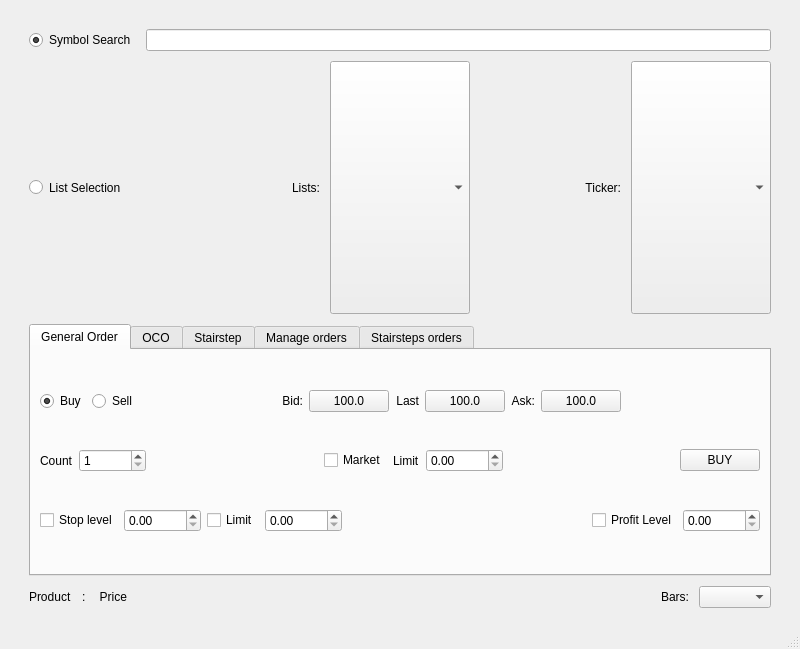
<?xml version="1.0" encoding="UTF-8"?>
<ui version="4.0">
 <class>MainWindow</class>
 <widget class="QMainWindow" name="MainWindow">
  <property name="geometry">
   <rect>
    <x>0</x>
    <y>0</y>
    <width>800</width>
    <height>649</height>
   </rect>
  </property>
  <property name="sizePolicy">
   <sizepolicy hsizetype="Expanding" vsizetype="Expanding">
    <horstretch>0</horstretch>
    <verstretch>0</verstretch>
   </sizepolicy>
  </property>
  <property name="minimumSize">
   <size>
    <width>800</width>
    <height>600</height>
   </size>
  </property>
  <property name="windowTitle">
   <string>Trade Maker</string>
  </property>
  <widget class="QWidget" name="centralwidget">
   <property name="sizePolicy">
    <sizepolicy hsizetype="Expanding" vsizetype="Expanding">
     <horstretch>0</horstretch>
     <verstretch>0</verstretch>
    </sizepolicy>
   </property>
   <property name="minimumSize">
    <size>
     <width>800</width>
     <height>600</height>
    </size>
   </property>
   <layout class="QGridLayout" name="gridLayout_2">
    <item row="0" column="1">
     <layout class="QVBoxLayout" name="vertical_stack" stretch="0,0,0,0">
      <property name="spacing">
       <number>10</number>
      </property>
      <property name="sizeConstraint">
       <enum>QLayout::SetDefaultConstraint</enum>
      </property>
      <property name="leftMargin">
       <number>20</number>
      </property>
      <property name="topMargin">
       <number>20</number>
      </property>
      <property name="rightMargin">
       <number>20</number>
      </property>
      <property name="bottomMargin">
       <number>10</number>
      </property>
      <item>
       <layout class="QHBoxLayout" name="symbol_layout">
        <item>
         <widget class="QRadioButton" name="symbol_radio">
          <property name="text">
           <string>Symbol Search</string>
          </property>
          <property name="checked">
           <bool>true</bool>
          </property>
          <attribute name="buttonGroup">
           <string notr="true">input_selection_group</string>
          </attribute>
         </widget>
        </item>
        <item>
         <widget class="QuickLineEdit" name="search_field"/>
        </item>
       </layout>
      </item>
      <item>
       <layout class="QHBoxLayout" name="list_layout">
        <property name="sizeConstraint">
         <enum>QLayout::SetDefaultConstraint</enum>
        </property>
        <item>
         <widget class="QRadioButton" name="list_radio">
          <property name="sizePolicy">
           <sizepolicy hsizetype="Minimum" vsizetype="Expanding">
            <horstretch>0</horstretch>
            <verstretch>0</verstretch>
           </sizepolicy>
          </property>
          <property name="text">
           <string>List Selection</string>
          </property>
          <property name="checked">
           <bool>false</bool>
          </property>
          <attribute name="buttonGroup">
           <string notr="true">input_selection_group</string>
          </attribute>
         </widget>
        </item>
        <item>
         <widget class="QLabel" name="label_4">
          <property name="sizePolicy">
           <sizepolicy hsizetype="Preferred" vsizetype="Expanding">
            <horstretch>0</horstretch>
            <verstretch>0</verstretch>
           </sizepolicy>
          </property>
          <property name="text">
           <string>Lists:</string>
          </property>
          <property name="alignment">
           <set>Qt::AlignRight|Qt::AlignTrailing|Qt::AlignVCenter</set>
          </property>
         </widget>
        </item>
        <item>
         <widget class="QComboBox" name="list_selector">
          <property name="sizePolicy">
           <sizepolicy hsizetype="Preferred" vsizetype="Expanding">
            <horstretch>0</horstretch>
            <verstretch>0</verstretch>
           </sizepolicy>
          </property>
         </widget>
        </item>
        <item>
         <widget class="QLabel" name="label">
          <property name="sizePolicy">
           <sizepolicy hsizetype="Preferred" vsizetype="Expanding">
            <horstretch>0</horstretch>
            <verstretch>0</verstretch>
           </sizepolicy>
          </property>
          <property name="text">
           <string>Ticker:</string>
          </property>
          <property name="alignment">
           <set>Qt::AlignRight|Qt::AlignTrailing|Qt::AlignVCenter</set>
          </property>
         </widget>
        </item>
        <item>
         <widget class="QComboBox" name="ticker_selection">
          <property name="sizePolicy">
           <sizepolicy hsizetype="Preferred" vsizetype="Expanding">
            <horstretch>0</horstretch>
            <verstretch>0</verstretch>
           </sizepolicy>
          </property>
         </widget>
        </item>
       </layout>
      </item>
      <item>
       <widget class="QTabWidget" name="tab_widget">
        <property name="currentIndex">
         <number>0</number>
        </property>
        <widget class="QWidget" name="tab_2">
         <attribute name="title">
          <string>General Order</string>
         </attribute>
         <layout class="QGridLayout" name="gridLayout_4">
          <item row="0" column="0">
           <layout class="QHBoxLayout" name="horizontalLayout_6">
            <item>
             <widget class="QRadioButton" name="buy_radio">
              <property name="text">
               <string>Buy</string>
              </property>
              <property name="checked">
               <bool>true</bool>
              </property>
              <attribute name="buttonGroup">
               <string notr="true">buy_sell_group</string>
              </attribute>
             </widget>
            </item>
            <item>
             <widget class="QRadioButton" name="sell_radio">
              <property name="text">
               <string>Sell</string>
              </property>
              <property name="checked">
               <bool>false</bool>
              </property>
              <attribute name="buttonGroup">
               <string notr="true">buy_sell_group</string>
              </attribute>
             </widget>
            </item>
            <item>
             <spacer name="horizontalSpacer_10">
              <property name="orientation">
               <enum>Qt::Horizontal</enum>
              </property>
              <property name="sizeHint" stdset="0">
               <size>
                <width>40</width>
                <height>20</height>
               </size>
              </property>
             </spacer>
            </item>
            <item>
             <widget class="QLabel" name="label_12">
              <property name="text">
               <string>Bid:</string>
              </property>
              <property name="alignment">
               <set>Qt::AlignRight|Qt::AlignTrailing|Qt::AlignVCenter</set>
              </property>
             </widget>
            </item>
            <item>
             <widget class="QPushButton" name="bid_price_button">
              <property name="sizePolicy">
               <sizepolicy hsizetype="Fixed" vsizetype="Fixed">
                <horstretch>0</horstretch>
                <verstretch>0</verstretch>
               </sizepolicy>
              </property>
              <property name="minimumSize">
               <size>
                <width>80</width>
                <height>0</height>
               </size>
              </property>
              <property name="maximumSize">
               <size>
                <width>80</width>
                <height>16777215</height>
               </size>
              </property>
              <property name="baseSize">
               <size>
                <width>80</width>
                <height>0</height>
               </size>
              </property>
              <property name="text">
               <string>100.0</string>
              </property>
             </widget>
            </item>
            <item>
             <widget class="QLabel" name="label_13">
              <property name="text">
               <string>Last</string>
              </property>
              <property name="alignment">
               <set>Qt::AlignRight|Qt::AlignTrailing|Qt::AlignVCenter</set>
              </property>
             </widget>
            </item>
            <item>
             <widget class="QPushButton" name="last_price_button">
              <property name="sizePolicy">
               <sizepolicy hsizetype="Fixed" vsizetype="Fixed">
                <horstretch>0</horstretch>
                <verstretch>0</verstretch>
               </sizepolicy>
              </property>
              <property name="minimumSize">
               <size>
                <width>80</width>
                <height>0</height>
               </size>
              </property>
              <property name="maximumSize">
               <size>
                <width>80</width>
                <height>16777215</height>
               </size>
              </property>
              <property name="baseSize">
               <size>
                <width>80</width>
                <height>0</height>
               </size>
              </property>
              <property name="text">
               <string>100.0</string>
              </property>
             </widget>
            </item>
            <item>
             <widget class="QLabel" name="label_14">
              <property name="text">
               <string>Ask:</string>
              </property>
              <property name="alignment">
               <set>Qt::AlignRight|Qt::AlignTrailing|Qt::AlignVCenter</set>
              </property>
             </widget>
            </item>
            <item>
             <widget class="QPushButton" name="ask_price_button">
              <property name="sizePolicy">
               <sizepolicy hsizetype="Fixed" vsizetype="Fixed">
                <horstretch>0</horstretch>
                <verstretch>0</verstretch>
               </sizepolicy>
              </property>
              <property name="minimumSize">
               <size>
                <width>80</width>
                <height>0</height>
               </size>
              </property>
              <property name="maximumSize">
               <size>
                <width>80</width>
                <height>16777215</height>
               </size>
              </property>
              <property name="baseSize">
               <size>
                <width>80</width>
                <height>0</height>
               </size>
              </property>
              <property name="text">
               <string>100.0</string>
              </property>
             </widget>
            </item>
            <item>
             <spacer name="horizontalSpacer_11">
              <property name="orientation">
               <enum>Qt::Horizontal</enum>
              </property>
              <property name="sizeHint" stdset="0">
               <size>
                <width>40</width>
                <height>20</height>
               </size>
              </property>
             </spacer>
            </item>
           </layout>
          </item>
          <item row="1" column="0">
           <layout class="QHBoxLayout" name="horizontalLayout_7">
            <item>
             <widget class="QLabel" name="label_15">
              <property name="text">
               <string>Count</string>
              </property>
             </widget>
            </item>
            <item>
             <widget class="QSpinBox" name="count_field">
              <property name="minimum">
               <number>1</number>
              </property>
              <property name="maximum">
               <number>9999999</number>
              </property>
              <property name="value">
               <number>1</number>
              </property>
             </widget>
            </item>
            <item>
             <spacer name="horizontalSpacer_7">
              <property name="orientation">
               <enum>Qt::Horizontal</enum>
              </property>
              <property name="sizeHint" stdset="0">
               <size>
                <width>40</width>
                <height>20</height>
               </size>
              </property>
             </spacer>
            </item>
            <item>
             <widget class="QCheckBox" name="market_order_box">
              <property name="layoutDirection">
               <enum>Qt::LeftToRight</enum>
              </property>
              <property name="text">
               <string>Market</string>
              </property>
             </widget>
            </item>
            <item>
             <widget class="QLabel" name="label_16">
              <property name="text">
               <string>Limit</string>
              </property>
             </widget>
            </item>
            <item>
             <widget class="QDoubleSpinBox" name="limit_field">
              <property name="maximum">
               <double>99999.000000000000000</double>
              </property>
              <property name="singleStep">
               <double>1.000000000000000</double>
              </property>
              <property name="value">
               <double>0.000000000000000</double>
              </property>
             </widget>
            </item>
            <item>
             <spacer name="horizontalSpacer_12">
              <property name="orientation">
               <enum>Qt::Horizontal</enum>
              </property>
              <property name="sizeHint" stdset="0">
               <size>
                <width>40</width>
                <height>20</height>
               </size>
              </property>
             </spacer>
            </item>
            <item>
             <widget class="QPushButton" name="submit_button">
              <property name="styleSheet">
               <string notr="true"/>
              </property>
              <property name="text">
               <string>BUY</string>
              </property>
             </widget>
            </item>
           </layout>
          </item>
          <item row="2" column="0">
           <layout class="QHBoxLayout" name="bottom_layout_2">
            <item>
             <widget class="QCheckBox" name="stop_loss_check">
              <property name="text">
               <string>Stop level</string>
              </property>
              <property name="checked">
               <bool>false</bool>
              </property>
             </widget>
            </item>
            <item>
             <widget class="QDoubleSpinBox" name="stop_trigger_field">
              <property name="maximum">
               <double>99999.000000000000000</double>
              </property>
              <property name="singleStep">
               <double>1.000000000000000</double>
              </property>
             </widget>
            </item>
            <item>
             <widget class="QCheckBox" name="stop_limit_check">
              <property name="text">
               <string>Limit</string>
              </property>
              <property name="checked">
               <bool>false</bool>
              </property>
             </widget>
            </item>
            <item>
             <widget class="QDoubleSpinBox" name="stop_limit_field">
              <property name="maximum">
               <double>99999.000000000000000</double>
              </property>
              <property name="singleStep">
               <double>1.000000000000000</double>
              </property>
             </widget>
            </item>
            <item>
             <spacer name="horizontalSpacer_13">
              <property name="orientation">
               <enum>Qt::Horizontal</enum>
              </property>
              <property name="sizeHint" stdset="0">
               <size>
                <width>40</width>
                <height>20</height>
               </size>
              </property>
             </spacer>
            </item>
            <item>
             <widget class="QCheckBox" name="profit_take_check">
              <property name="text">
               <string>Profit Level</string>
              </property>
              <property name="checked">
               <bool>false</bool>
              </property>
             </widget>
            </item>
            <item>
             <widget class="QDoubleSpinBox" name="profit_limit_field">
              <property name="maximum">
               <double>99999.000000000000000</double>
              </property>
              <property name="singleStep">
               <double>1.000000000000000</double>
              </property>
             </widget>
            </item>
           </layout>
          </item>
         </layout>
        </widget>
        <widget class="QWidget" name="tab_3">
         <attribute name="title">
          <string>OCO</string>
         </attribute>
         <layout class="QGridLayout" name="gridLayout_3">
          <item row="0" column="0">
           <layout class="QHBoxLayout" name="horizontalLayout_5">
            <item>
             <widget class="QRadioButton" name="combo_buy_radio">
              <property name="text">
               <string>Buy</string>
              </property>
              <property name="checked">
               <bool>true</bool>
              </property>
              <attribute name="buttonGroup">
               <string notr="true">combo_buy_sell_group</string>
              </attribute>
             </widget>
            </item>
            <item>
             <widget class="QRadioButton" name="combo_sell_radio">
              <property name="text">
               <string>Sell</string>
              </property>
              <property name="checked">
               <bool>false</bool>
              </property>
              <attribute name="buttonGroup">
               <string notr="true">combo_buy_sell_group</string>
              </attribute>
             </widget>
            </item>
            <item>
             <spacer name="horizontalSpacer_2">
              <property name="orientation">
               <enum>Qt::Horizontal</enum>
              </property>
              <property name="sizeHint" stdset="0">
               <size>
                <width>40</width>
                <height>20</height>
               </size>
              </property>
             </spacer>
            </item>
           </layout>
          </item>
          <item row="1" column="0">
           <layout class="QHBoxLayout" name="bottom_layout">
            <item>
             <widget class="QLabel" name="label_10">
              <property name="text">
               <string>Limit level</string>
              </property>
             </widget>
            </item>
            <item>
             <widget class="QDoubleSpinBox" name="combo_limit_field">
              <property name="maximum">
               <double>99999.000000000000000</double>
              </property>
              <property name="singleStep">
               <double>0.010000000000000</double>
              </property>
             </widget>
            </item>
            <item>
             <spacer name="horizontalSpacer">
              <property name="orientation">
               <enum>Qt::Horizontal</enum>
              </property>
              <property name="sizeHint" stdset="0">
               <size>
                <width>40</width>
                <height>20</height>
               </size>
              </property>
             </spacer>
            </item>
            <item>
             <widget class="QLabel" name="label_9">
              <property name="text">
               <string>Stop level</string>
              </property>
             </widget>
            </item>
            <item>
             <widget class="QDoubleSpinBox" name="combo_sl_trigger_field">
              <property name="maximum">
               <double>99999.000000000000000</double>
              </property>
              <property name="singleStep">
               <double>0.010000000000000</double>
              </property>
             </widget>
            </item>
            <item>
             <widget class="QCheckBox" name="combo_sl_check">
              <property name="text">
               <string>Stop Limit</string>
              </property>
              <property name="checked">
               <bool>true</bool>
              </property>
             </widget>
            </item>
            <item>
             <widget class="QDoubleSpinBox" name="combo_stop_limit_field">
              <property name="maximum">
               <double>99999.000000000000000</double>
              </property>
              <property name="singleStep">
               <double>0.010000000000000</double>
              </property>
             </widget>
            </item>
            <item>
             <spacer name="horizontalSpacer_6">
              <property name="orientation">
               <enum>Qt::Horizontal</enum>
              </property>
              <property name="sizeHint" stdset="0">
               <size>
                <width>40</width>
                <height>20</height>
               </size>
              </property>
             </spacer>
            </item>
            <item>
             <widget class="QPushButton" name="oco_button">
              <property name="text">
               <string>Place</string>
              </property>
             </widget>
            </item>
           </layout>
          </item>
         </layout>
        </widget>
        <widget class="QWidget" name="stair_step_tab">
         <attribute name="title">
          <string>Stairstep</string>
         </attribute>
         <layout class="QGridLayout" name="gridLayout">
          <item row="0" column="0">
           <layout class="QHBoxLayout" name="horizontalLayout_2">
            <item>
             <layout class="QVBoxLayout" name="verticalLayout">
              <item>
               <widget class="QRadioButton" name="step_buy_radio">
                <property name="text">
                 <string>Buy break up</string>
                </property>
                <property name="checked">
                 <bool>true</bool>
                </property>
                <attribute name="buttonGroup">
                 <string notr="true">step_buy_sell_group</string>
                </attribute>
               </widget>
              </item>
              <item>
               <widget class="QRadioButton" name="step_sell_radio">
                <property name="text">
                 <string>Sell break down</string>
                </property>
                <attribute name="buttonGroup">
                 <string notr="true">step_buy_sell_group</string>
                </attribute>
               </widget>
              </item>
             </layout>
            </item>
            <item>
             <widget class="QLabel" name="label_5">
              <property name="text">
               <string>of the</string>
              </property>
             </widget>
            </item>
            <item>
             <widget class="QLabel" name="step_bar_label">
              <property name="text">
               <string>xx bars</string>
              </property>
             </widget>
            </item>
            <item>
             <spacer name="horizontalSpacer_5">
              <property name="orientation">
               <enum>Qt::Horizontal</enum>
              </property>
              <property name="sizeHint" stdset="0">
               <size>
                <width>40</width>
                <height>20</height>
               </size>
              </property>
             </spacer>
            </item>
            <item>
             <layout class="QGridLayout" name="gridLayout_5">
              <item row="1" column="3">
               <widget class="QDoubleSpinBox" name="step_stop_trigger_offset_box">
                <property name="minimum">
                 <double>-99.989999999999995</double>
                </property>
                <property name="singleStep">
                 <double>0.010000000000000</double>
                </property>
                <property name="value">
                 <double>0.000000000000000</double>
                </property>
               </widget>
              </item>
              <item row="0" column="5">
               <widget class="QDoubleSpinBox" name="step_entry_limit_offset_box">
                <property name="minimum">
                 <double>-99.989999999999995</double>
                </property>
                <property name="singleStep">
                 <double>0.010000000000000</double>
                </property>
                <property name="value">
                 <double>0.000000000000000</double>
                </property>
               </widget>
              </item>
              <item row="0" column="3">
               <widget class="QDoubleSpinBox" name="step_entry_trigger_offset_box">
                <property name="minimum">
                 <double>-99.989999999999995</double>
                </property>
                <property name="singleStep">
                 <double>0.010000000000000</double>
                </property>
               </widget>
              </item>
              <item row="1" column="2">
               <widget class="QLabel" name="step_stop_trigger_label">
                <property name="text">
                 <string>trigger offset</string>
                </property>
               </widget>
              </item>
              <item row="0" column="4">
               <widget class="QLabel" name="label_18">
                <property name="text">
                 <string>limit offset</string>
                </property>
               </widget>
              </item>
              <item row="1" column="1">
               <widget class="QLabel" name="label_6">
                <property name="font">
                 <font>
                  <bold>true</bold>
                 </font>
                </property>
                <property name="text">
                 <string>Stop:</string>
                </property>
               </widget>
              </item>
              <item row="1" column="5">
               <widget class="QDoubleSpinBox" name="step_stop_limit_offset_box">
                <property name="minimum">
                 <double>-99.989999999999995</double>
                </property>
                <property name="singleStep">
                 <double>0.010000000000000</double>
                </property>
                <property name="value">
                 <double>0.000000000000000</double>
                </property>
               </widget>
              </item>
              <item row="0" column="2">
               <widget class="QLabel" name="label_7">
                <property name="text">
                 <string>trigger offset</string>
                </property>
               </widget>
              </item>
              <item row="1" column="4">
               <widget class="QLabel" name="step_stop_limit_label">
                <property name="text">
                 <string>limit offset</string>
                </property>
               </widget>
              </item>
              <item row="0" column="1">
               <widget class="QLabel" name="label_3">
                <property name="font">
                 <font>
                  <bold>true</bold>
                 </font>
                </property>
                <property name="text">
                 <string>Entry:</string>
                </property>
               </widget>
              </item>
              <item row="1" column="0">
               <widget class="QCheckBox" name="step_stoploss_check">
                <property name="text">
                 <string/>
                </property>
                <property name="checked">
                 <bool>true</bool>
                </property>
               </widget>
              </item>
             </layout>
            </item>
           </layout>
          </item>
          <item row="2" column="0">
           <layout class="QHBoxLayout" name="horizontalLayout_3">
            <item>
             <widget class="QCheckBox" name="step_profit_check">
              <property name="font">
               <font>
                <bold>true</bold>
               </font>
              </property>
              <property name="text">
               <string>Profit take</string>
              </property>
             </widget>
            </item>
            <item>
             <spacer name="horizontalSpacer_8">
              <property name="orientation">
               <enum>Qt::Horizontal</enum>
              </property>
              <property name="sizeHint" stdset="0">
               <size>
                <width>40</width>
                <height>20</height>
               </size>
              </property>
             </spacer>
            </item>
            <item>
             <widget class="QRadioButton" name="step_profit_factor_radio">
              <property name="enabled">
               <bool>true</bool>
              </property>
              <property name="text">
               <string>Factor</string>
              </property>
              <property name="checked">
               <bool>true</bool>
              </property>
              <attribute name="buttonGroup">
               <string notr="true">step_profit_selection_group</string>
              </attribute>
             </widget>
            </item>
            <item>
             <widget class="QSpinBox" name="step_profit_factor_spin">
              <property name="enabled">
               <bool>true</bool>
              </property>
              <property name="value">
               <number>0</number>
              </property>
             </widget>
            </item>
            <item>
             <widget class="QRadioButton" name="step_profit_offset_radio">
              <property name="enabled">
               <bool>true</bool>
              </property>
              <property name="text">
               <string>Offset</string>
              </property>
              <attribute name="buttonGroup">
               <string notr="true">step_profit_selection_group</string>
              </attribute>
             </widget>
            </item>
            <item>
             <widget class="QDoubleSpinBox" name="step_profit_offset_spin">
              <property name="enabled">
               <bool>true</bool>
              </property>
              <property name="singleStep">
               <double>1.000000000000000</double>
              </property>
              <property name="value">
               <double>0.000000000000000</double>
              </property>
             </widget>
            </item>
            <item>
             <widget class="QRadioButton" name="step_profit_price_radio">
              <property name="enabled">
               <bool>true</bool>
              </property>
              <property name="text">
               <string>Price:</string>
              </property>
              <attribute name="buttonGroup">
               <string notr="true">step_profit_selection_group</string>
              </attribute>
             </widget>
            </item>
            <item>
             <widget class="QDoubleSpinBox" name="step_profit_price_spin">
              <property name="enabled">
               <bool>true</bool>
              </property>
              <property name="maximum">
               <double>10000.000000000000000</double>
              </property>
              <property name="singleStep">
               <double>0.010000000000000</double>
              </property>
             </widget>
            </item>
            <item>
             <spacer name="horizontalSpacer_3">
              <property name="orientation">
               <enum>Qt::Horizontal</enum>
              </property>
              <property name="sizeHint" stdset="0">
               <size>
                <width>40</width>
                <height>20</height>
               </size>
              </property>
             </spacer>
            </item>
            <item>
             <spacer name="horizontalSpacer_14">
              <property name="orientation">
               <enum>Qt::Horizontal</enum>
              </property>
              <property name="sizeHint" stdset="0">
               <size>
                <width>40</width>
                <height>20</height>
               </size>
              </property>
             </spacer>
            </item>
           </layout>
          </item>
          <item row="4" column="0">
           <layout class="QHBoxLayout" name="horizontalLayout">
            <item>
             <widget class="QLabel" name="label_2">
              <property name="text">
               <string>Count</string>
              </property>
             </widget>
            </item>
            <item>
             <widget class="QSpinBox" name="step_count_field">
              <property name="maximum">
               <number>1000</number>
              </property>
              <property name="value">
               <number>0</number>
              </property>
             </widget>
            </item>
            <item>
             <spacer name="horizontalSpacer_9">
              <property name="orientation">
               <enum>Qt::Horizontal</enum>
              </property>
              <property name="sizeHint" stdset="0">
               <size>
                <width>40</width>
                <height>20</height>
               </size>
              </property>
             </spacer>
            </item>
            <item>
             <widget class="QPushButton" name="step_button">
              <property name="font">
               <font>
                <pointsize>15</pointsize>
               </font>
              </property>
              <property name="text">
               <string>Track/Place</string>
              </property>
             </widget>
            </item>
           </layout>
          </item>
          <item row="3" column="0">
           <widget class="Line" name="line">
            <property name="orientation">
             <enum>Qt::Horizontal</enum>
            </property>
           </widget>
          </item>
          <item row="1" column="0">
           <widget class="Line" name="line_2">
            <property name="orientation">
             <enum>Qt::Horizontal</enum>
            </property>
           </widget>
          </item>
         </layout>
        </widget>
        <widget class="QWidget" name="tab">
         <attribute name="title">
          <string>Manage orders</string>
         </attribute>
         <layout class="QGridLayout" name="gridLayout_6">
          <item row="0" column="0">
           <widget class="QTableView" name="order_table">
            <property name="editTriggers">
             <set>QAbstractItemView::DoubleClicked|QAbstractItemView::EditKeyPressed|QAbstractItemView::SelectedClicked</set>
            </property>
           </widget>
          </item>
          <item row="0" column="1">
           <layout class="QVBoxLayout" name="verticalLayout_2">
            <item>
             <widget class="QRadioButton" name="radioButton_3">
              <property name="text">
               <string>Session</string>
              </property>
             </widget>
            </item>
            <item>
             <widget class="QRadioButton" name="radioButton_2">
              <property name="text">
               <string>Session/New</string>
              </property>
             </widget>
            </item>
            <item>
             <widget class="QRadioButton" name="radioButton">
              <property name="text">
               <string>Bind All</string>
              </property>
             </widget>
            </item>
            <item>
             <widget class="QPushButton" name="cancel_all_button">
              <property name="text">
               <string>Cancel All</string>
              </property>
             </widget>
            </item>
           </layout>
          </item>
         </layout>
        </widget>
        <widget class="QWidget" name="tab_4">
         <attribute name="title">
          <string>Stairsteps orders</string>
         </attribute>
         <layout class="QGridLayout" name="gridLayout_7">
          <item row="0" column="0">
           <widget class="QTableView" name="step_order_table"/>
          </item>
         </layout>
        </widget>
       </widget>
      </item>
      <item>
       <layout class="QHBoxLayout" name="horizontalLayout_4">
        <item>
         <widget class="QLabel" name="product_label">
          <property name="text">
           <string>Product</string>
          </property>
         </widget>
        </item>
        <item>
         <widget class="QLabel" name="label_8">
          <property name="text">
           <string>: </string>
          </property>
         </widget>
        </item>
        <item>
         <widget class="QLabel" name="price_label">
          <property name="text">
           <string>Price</string>
          </property>
          <property name="alignment">
           <set>Qt::AlignRight|Qt::AlignTrailing|Qt::AlignVCenter</set>
          </property>
         </widget>
        </item>
        <item>
         <spacer name="horizontalSpacer_4">
          <property name="orientation">
           <enum>Qt::Horizontal</enum>
          </property>
          <property name="sizeHint" stdset="0">
           <size>
            <width>40</width>
            <height>20</height>
           </size>
          </property>
         </spacer>
        </item>
        <item>
         <widget class="QLabel" name="label_11">
          <property name="text">
           <string>Bars:</string>
          </property>
         </widget>
        </item>
        <item>
         <widget class="QComboBox" name="bar_selector"/>
        </item>
       </layout>
      </item>
     </layout>
    </item>
   </layout>
  </widget>
  <widget class="QMenuBar" name="menubar">
   <property name="geometry">
    <rect>
     <x>0</x>
     <y>0</y>
     <width>800</width>
     <height>21</height>
    </rect>
   </property>
  </widget>
  <widget class="QStatusBar" name="statusbar"/>
 </widget>
 <customwidgets>
  <customwidget>
   <class>QuickLineEdit</class>
   <extends>QLineEdit</extends>
   <header>uiComps.customWidgets.QuickLineEdit</header>
  </customwidget>
 </customwidgets>
 <resources/>
 <connections/>
 <buttongroups>
  <buttongroup name="input_selection_group"/>
  <buttongroup name="step_profit_selection_group"/>
  <buttongroup name="buy_sell_group"/>
  <buttongroup name="step_buy_sell_group"/>
  <buttongroup name="combo_buy_sell_group"/>
 </buttongroups>
</ui>
